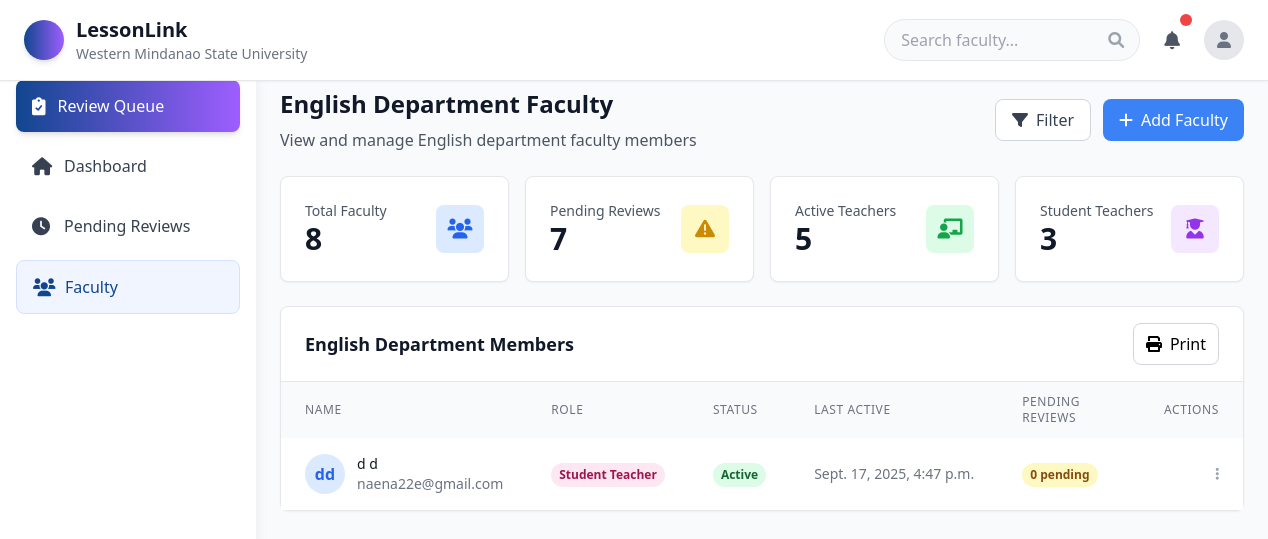
The page /dep_faculty/ (signed in) on the database as committed earlier.
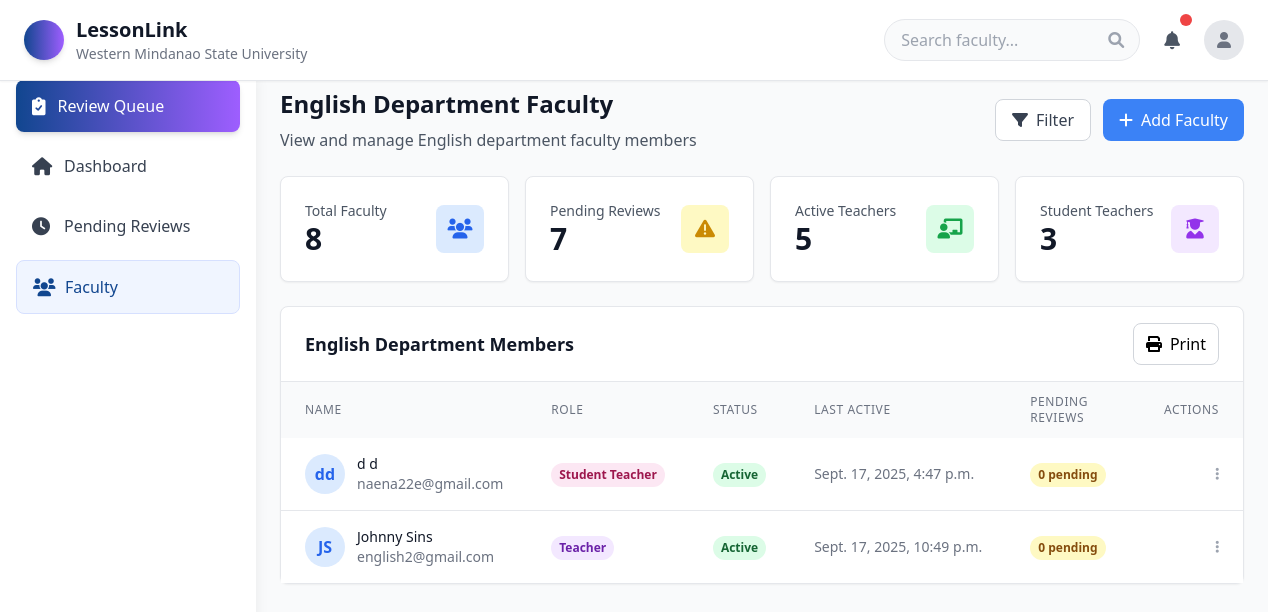
The same page on the database as committed later.
### lesson/models.py (models this page shows, shortened)
class User(AbstractUser):
    ROLE_CHOICES = [
        ('Student Teacher', 'Student Teacher'),
        ('Teacher', 'Teacher'),
        ('Department Head', 'Department Head'),
    ]
    username = None
    email = models.EmailField(unique=True)
    middle_name = models.CharField(max_length=100, blank=True, null=True)
    dob = models.DateField(null=True, blank=True)
    role = models.CharField(max_length=100, choices=ROLE_CHOICES)
    rank = models.CharField(max_length=100)
    department = models.CharField(max_length=100)
    school = models.ForeignKey(
        "SchoolRegistration",  # reference your school model
        on_delete=models.SET_NULL,
        blank=True,
        null=True,
        related_name="users"
    )
    affiliations = models.TextField(blank=True, null=True)
    profile_picture = models.ImageField(
        upload_to='profile_pictures/',
        null=True,
        blank=True,
        help_text="Profile picture for the user"
    )
    USERNAME_FIELD = 'email'
    REQUIRED_FIELDS = ['first_name', 'last_name', 'role', 'rank', 'department']
    objects = CustomUserManager()

### lesson/views.py (the view)
# urls.py: path('dep_faculty/', Dep_Faculty, name='Dep_Faculty'),
@login_required
def Dep_Faculty(request):
    user = request.user
    if user.role != "Department Head":
        messages.error(request, "You are not allowed to access this page.")
        return redirect("dashboard")
    faculty_members = User.objects.filter(
        department=user.department,
        school=user.school,
        role__in=["Teacher", "Student Teacher"]
    ).order_by("role", "last_name")
    total_faculty = faculty_members.count()
    active_teachers = faculty_members.filter(role="Teacher").count()  # if you have a status field, add .filter(status="Active")
    student_teachers = faculty_members.filter(role="Student Teacher").count()
    pending_reviews = 0  # placeholder until you add LessonPlan or similar model
    return render(request, "Dep_Faculty.html", {
        "user": user,
        "faculty_members": faculty_members,
        "department": user.department,
        "total_faculty": total_faculty,
        "active_teachers": active_teachers,
        "student_teachers": student_teachers,
        "pending_reviews": pending_reviews,
    })

### lesson/templates/Dep_Faculty.html (shortened to what the changed rows need)
<!DOCTYPE html>
<html lang="en">
<head>
    <script src="https://cdn.tailwindcss.com"></script>
    <link href="https://cdnjs.cloudflare.com/ajax/libs/font-awesome/6.0.0/css/all.min.css" rel="stylesheet">
</head>
<body class="bg-gray-50 min-h-screen">
    <header class="bg-white shadow-sm border-b fixed top-0 left-0 right-0 z-40">
        <div class="flex items-center justify-between px-4 py-3 md:px-6 md:py-4">
            <div class="flex items-center space-x-3 flex-1 md:flex-none">
                <div class="hidden sm:block">
                    <h1 class="text-xl font-bold text-gray-900">LessonLink</h1>
                </div>
            </div>
        </div>
    </header>
    <div class="flex pt-16">
        <main class="flex-1 p-4 md:p-6 md:ml-64">
            <div class="flex flex-col sm:flex-row sm:items-center sm:justify-between mb-6">
                <div>
                    <h1 class="text-2xl font-bold text-gray-900 mb-2">English Department Faculty</h1>
                </div>
            </div>
            <div class="bg-white rounded-lg shadow-sm border">
                <div class="px-6 py-4 border-b border-gray-200">
                    <div class="flex flex-col sm:flex-row sm:items-center sm:justify-between">
                        <h2 class="text-lg font-semibold text-gray-900 mb-4 sm:mb-0">English Department Members</h2>
                    </div>
                </div>
                <div class="overflow-x-auto">
                    <table class="w-full" id="faculty-table">
                        <thead class="bg-gray-50">
                            <tr>
                                <th class="px-6 py-3 text-left text-xs font-medium text-gray-500 uppercase tracking-wider">Name</th>
                                <th class="px-6 py-3 text-left text-xs font-medium text-gray-500 uppercase tracking-wider">Role</th>
                                <th class="px-6 py-3 text-left text-xs font-medium text-gray-500 uppercase tracking-wider">Status</th>
                                <th class="px-6 py-3 text-left text-xs font-medium text-gray-500 uppercase tracking-wider">Last Active</th>
                                <th class="px-6 py-3 text-left text-xs font-medium text-gray-500 uppercase tracking-wider">Pending Reviews</th>
                                <th class="px-6 py-3 text-left text-xs font-medium text-gray-500 uppercase tracking-wider no-print">Actions</th>
                            </tr>
                        </thead>
                        <tbody class="bg-white divide-y divide-gray-200">
    {% for member in faculty_members %}
    <tr class="hover:bg-gray-50 fade-in">
        <td class="px-6 py-4 whitespace-nowrap">
            <div class="flex items-center">
                <div class="w-10 h-10 rounded-full bg-blue-100 flex items-center justify-center no-print">
                    <span class="text-blue-600 font-semibold">
                        {{ member.first_name|first }}{{ member.last_name|first }}
                    </span>
                </div>
                <div class="ml-3">
                    <p class="text-sm font-medium text-gray-900">
                        {{ member.first_name }} {{ member.last_name }}
                    </p>
                    <p class="text-sm text-gray-500">{{ member.email }}</p>
                </div>
            </div>
        </td>
        <td class="px-6 py-4 whitespace-nowrap">
            <span class="inline-flex px-2 py-1 text-xs font-semibold rounded-full
                {% if member.role == 'Teacher' %} bg-purple-100 text-purple-800
                {% elif member.role == 'Student Teacher' %} bg-pink-100 text-pink-800
                {% else %} bg-blue-100 text-blue-800 {% endif %}">
                {{ member.role }}
            </span>
        </td>
        <td class="px-6 py-4 whitespace-nowrap">
            <span class="inline-flex px-2 py-1 text-xs font-semibold rounded-full bg-green-100 text-green-800">
                Active
            </span>
        </td>
        <td class="px-6 py-4 whitespace-nowrap text-sm text-gray-500">
            {{ member.last_login|default:"N/A" }}
        </td>
        <td class="px-6 py-4 whitespace-nowrap">
            <span class="inline-flex px-2 py-1 text-xs font-semibold rounded-full bg-yellow-100 text-yellow-800">
                0 pending
            </span>
        </td>
        <td class="px-6 py-4 whitespace-nowrap text-right text-sm font-medium no-print">
            <button class="text-gray-400 hover:text-gray-600">
                <i class="fas fa-ellipsis-v"></i>
            </button>
        </td>
    </tr>
    {% empty %}
    <tr>
        <td colspan="6" class="px-6 py-4 text-center text-sm text-gray-500">
            No faculty members found in your department.
        </td>
    </tr>
    {% endfor %}
</tbody>
                    </table>
                </div>
            </div>
        </main>
    </div>
</body>
</html>

Rows that differ between the two databases and show on the page:
added User: first_name|first "J", last_name|first "S", first_name "Johnny", last_name "Sins", email "english2@gmail.com", role "Teacher", last_login "Sept. 17, 2025, 10:49 p.m."
